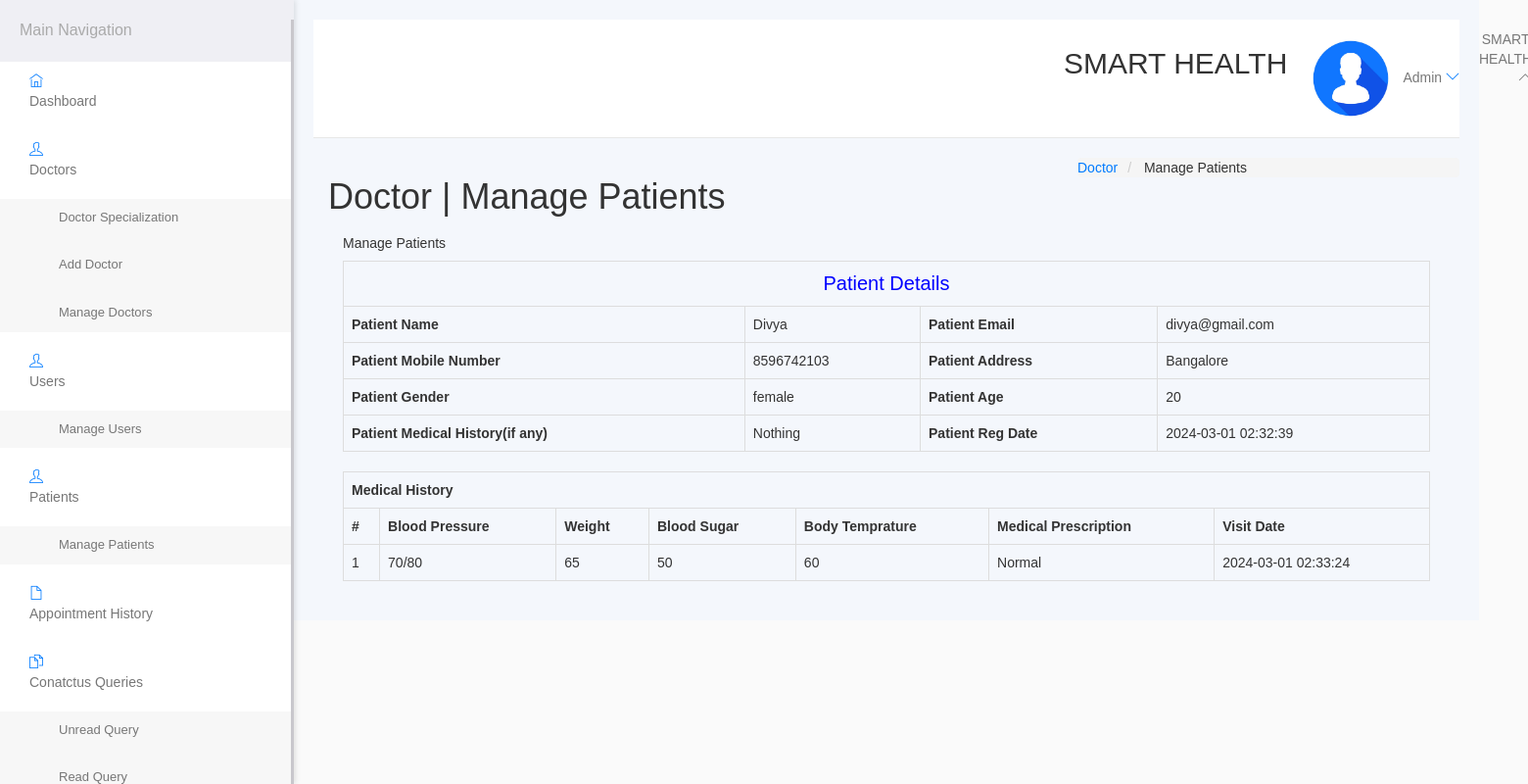
Screenshot of /hospital/hms/admin/view-patient.php?viewid=5 (signed in) with the database file from the repository.
### tables this page shows
CREATE TABLE `tblpatient` (
  `ID` int(10) NOT NULL,
  `Docid` int(10) DEFAULT NULL,
  `PatientName` varchar(200) DEFAULT NULL,
  `PatientContno` bigint(10) DEFAULT NULL,
  `PatientEmail` varchar(200) DEFAULT NULL,
  `PatientGender` varchar(50) DEFAULT NULL,
  `PatientAdd` mediumtext DEFAULT NULL,
  `PatientAge` int(10) DEFAULT NULL,
  `PatientMedhis` mediumtext DEFAULT NULL,
  `CreationDate` timestamp NULL DEFAULT current_timestamp(),
  `UpdationDate` timestamp NULL DEFAULT NULL ON UPDATE current_timestamp()
);

CREATE TABLE `tblmedicalhistory` (
  `ID` int(10) NOT NULL,
  `PatientID` int(10) DEFAULT NULL,
  `BloodPressure` varchar(200) DEFAULT NULL,
  `BloodSugar` varchar(200) NOT NULL,
  `Weight` varchar(100) DEFAULT NULL,
  `Temperature` varchar(200) DEFAULT NULL,
  `MedicalPres` mediumtext DEFAULT NULL,
  `CreationDate` timestamp NOT NULL DEFAULT current_timestamp() ON UPDATE current_timestamp()
);

### hospital/hms/admin/view-patient.php (the view, shortened to what this page needs)
<?php
include('include/config.php');
if (strlen($_SESSION['id'] == 0)) {
	header('location:logout.php');
} else {
?>
	<!DOCTYPE html>
	<html lang="en">
	<head>
		<link rel="stylesheet" href="vendor/bootstrap/css/bootstrap.min.css">
		<link rel="stylesheet" href="vendor/fontawesome/css/font-awesome.min.css">
		<link rel="stylesheet" href="vendor/themify-icons/themify-icons.min.css">
		<link href="vendor/animate.css/animate.min.css" rel="stylesheet" media="screen">
		<link href="vendor/perfect-scrollbar/perfect-scrollbar.min.css" rel="stylesheet" media="screen">
		<link href="vendor/switchery/switchery.min.css" rel="stylesheet" media="screen">
		<link href="vendor/bootstrap-touchspin/jquery.bootstrap-touchspin.min.css" rel="stylesheet" media="screen">
		<link href="vendor/select2/select2.min.css" rel="stylesheet" media="screen">
		<link href="vendor/bootstrap-datepicker/bootstrap-datepicker3.standalone.min.css" rel="stylesheet" media="screen">
		<link href="vendor/bootstrap-timepicker/bootstrap-timepicker.min.css" rel="stylesheet" media="screen">
		<link rel="stylesheet" href="assets/css/styles.css">
		<link rel="stylesheet" href="assets/css/plugins.css">
		<link rel="stylesheet" href="assets/css/themes/theme-1.css" id="skin_color" />
	</head>
	<body>
		<div id="app">
			<?php include('include/sidebar.php'); ?>
			<div class="app-content">
				<?php include('include/header.php'); ?>
				<div class="main-content">
					<div class="wrap-content container" id="container">
						<section id="page-title">
							<div class="row">
								<div class="col-sm-8">
									<h1 class="mainTitle">Doctor | Manage Patients</h1>
								</div>
								<ol class="breadcrumb">
									<li>
										<span>Doctor</span>
									</li>
									<li class="active">
										<span>Manage Patients</span>
									</li>
								</ol>
							</div>
						</section>
						<div class="container-fluid container-fullw bg-white">
							<div class="row">
								<div class="col-md-12">
									<h5 class="over-title margin-bottom-15">Manage <span class="text-bold">Patients</span></h5>
									<?php
									$vid = $_GET['viewid'];
									$ret = mysqli_query($con, "select * from tblpatient where ID='$vid'");
									$cnt = 1;
									while ($row = mysqli_fetch_array($ret)) {
									?>
										<table border="1" class="table table-bordered">
											<tr align="center">
												<td colspan="4" style="font-size:20px;color:blue">
													Patient Details</td>
											</tr>
											<tr>
												<th scope>Patient Name</th>
												<td><?php echo $row['PatientName']; ?></td>
												<th scope>Patient Email</th>
												<td><?php echo $row['PatientEmail']; ?></td>
											</tr>
											<tr>
												<th scope>Patient Mobile Number</th>
												<td><?php echo $row['PatientContno']; ?></td>
												<th>Patient Address</th>
												<td><?php echo $row['PatientAdd']; ?></td>
											</tr>
											<tr>
												<th>Patient Gender</th>
												<td><?php echo $row['PatientGender']; ?></td>
												<th>Patient Age</th>
												<td><?php echo $row['PatientAge']; ?></td>
											</tr>
											<tr>
												<th>Patient Medical History(if any)</th>
												<td><?php echo $row['PatientMedhis']; ?></td>
												<th>Patient Reg Date</th>
												<td><?php echo $row['CreationDate']; ?></td>
											</tr>
										<?php } ?>
										</table>
										<?php
										$ret = mysqli_query($con, "select * from tblmedicalhistory  where PatientID='$vid'");
										?>
										<table id="datatable" class="table table-bordered dt-responsive nowrap" style="border-collapse: collapse; border-spacing: 0; width: 100%;">
											<tr align="center">
												<th colspan="8">Medical History</th>
											</tr>
											<tr>
												<th>#</th>
												<th>Blood Pressure</th>
												<th>Weight</th>
												<th>Blood Sugar</th>
												<th>Body Temprature</th>
												<th>Medical Prescription</th>
												<th>Visit Date</th>
											</tr>
											<?php
											while ($row = mysqli_fetch_array($ret)) {
											?>
												<tr>
													<td><?php echo $cnt; ?></td>
													<td><?php echo $row['BloodPressure']; ?></td>
													<td><?php echo $row['Weight']; ?></td>
													<td><?php echo $row['BloodSugar']; ?></td>
													<td><?php echo $row['Temperature']; ?></td>
													<td><?php echo $row['MedicalPres']; ?></td>
													<td><?php echo $row['CreationDate']; ?></td>
												</tr>
											<?php $cnt = $cnt + 1;
											} ?>
										</table>
								</div>
							</div>
						</div>
					</div>
				</div>
			</div>
		</div>
		<?php include('include/footer.php'); ?>
	</body>
	</html>
<?php } ?>

### hospital/hms/admin/assets/css/styles.css (style rules this page uses)
* { margin: 0; padding: 0; box-sizing: border-box; }
body { font-family: "Arial", sans-serif; background-color: #f4f7fc; color: #333; display: flex; min-height: 100vh; overflow-x: hidden; }
.app-content { margin-left: 300px; width: calc(100% - 300px); padding: 20px; background-color: #f4f7fc; }
.breadcrumb { margin: 0; padding: 0; list-style: none; display: flex; gap: 5px; }
.breadcrumb li { font-size: 14px; color: #007bff; }
.breadcrumb li.active { color: #333; }

### hospital/hms/admin/assets/css/themes/theme-1.css (style rules this page uses)
body { background: #FAFAFA; }

### rows the page displays
tblpatient: PatientName "Divya", PatientEmail "divya@gmail.com", PatientContno "8596742103", PatientAdd "Bangalore", PatientGender "female", PatientAge "20", PatientMedhis "Nothing", CreationDate "2024-03-01 02:32:39"
tblmedicalhistory: BloodPressure "70/80", Weight "65", BloodSugar "50", Temperature "60", MedicalPres "Normal", CreationDate "2024-03-01 02:33:24"
